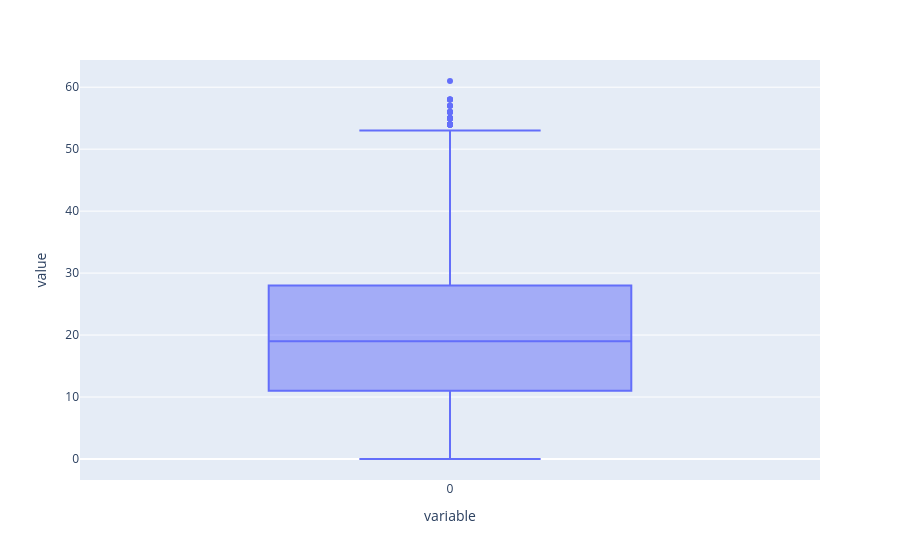

Notebook source saved alongside this figure:
### Code cell
# 计算每条推文的词数
tweet_len = pd.Series([len(tweet.split()) for tweet in df['clean_text']])

# 绘制推文长度的分布箱线图
tweet_len.plot(kind='box')

### Figure 1 — Plotly figure (JSON) as saved in the notebook; plotly's stock layout.template omitted (floating-point values rounded to 4 significant figures; data arrays with more than 128 entries replaced by an {"elided": "..."} marker saying what was removed)
{"data": [{"alignmentgroup": "True", "hovertemplate": "variable=%{x}<br>value=%{y}<extra></extra>", "legendgroup": "", "marker": {"color": "#636efa"}, "name": "", "notched": false, "offsetgroup": "", "orientation": "v", "showlegend": false, "type": "box", "x": {"elided": "182329 str values"}, "x0": " ", "xaxis": "x", "y": {"elided": "182329 int values"}, "y0": " ", "yaxis": "y"}], "layout": {"boxmode": "group", "legend": {"tracegroupgap": 0}, "margin": {"t": 60}, "xaxis": {"anchor": "y", "domain": [0, 1], "title": {"text": "variable"}}, "yaxis": {"anchor": "x", "domain": [0, 1], "title": {"text": "value"}}}}
